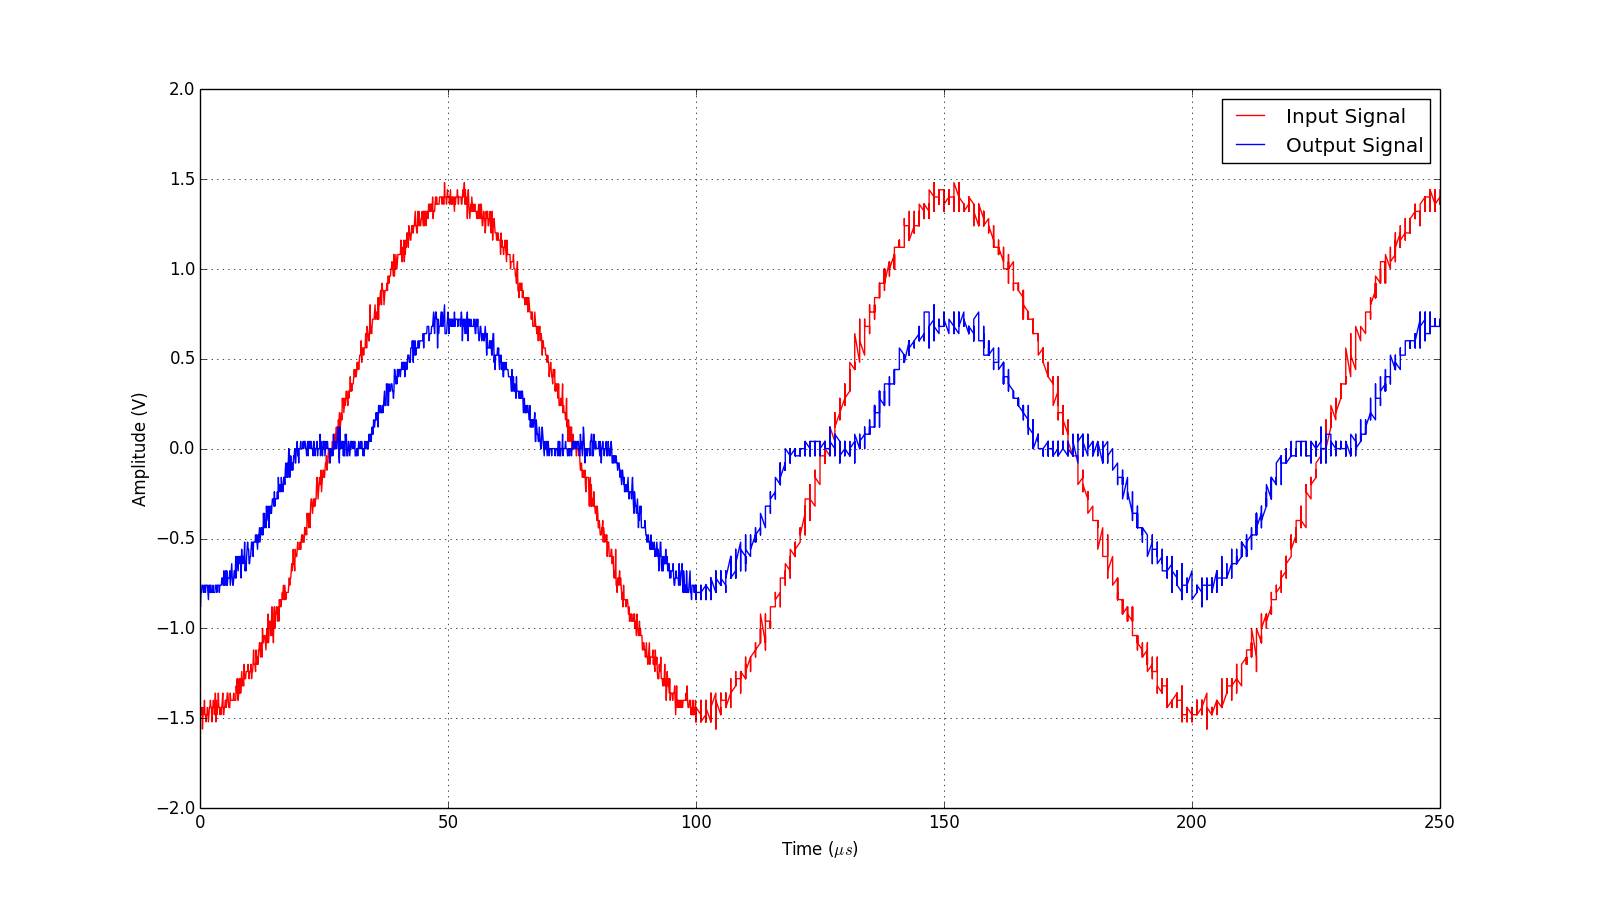

The script that drew this image:
import numpy as np
import matplotlib.pyplot as plt
import os

# Set up the path to the Data directory
dataPath = os.path.dirname(os.path.abspath(__file__)) + '/../Data'

# Import data for plot
time, inSignal, outSignal = np.genfromtxt((dataPath + '/2b.csv'), unpack=True, delimiter=',', skiprows=1, usecols=(0,1,2))

# Plot some stuff
plt.figure()
plt.plot(time * 10**6, inSignal, 'r', label='Input Signal')
plt.plot(time * 10**6, outSignal, 'b', label='Output Signal')
plt.xlabel("Time " + r'($\mu s$)')
plt.ylabel("Amplitude (V)")
plt.ylim(-2, 2)
plt.grid(True)
plt.legend()

plt.show()
